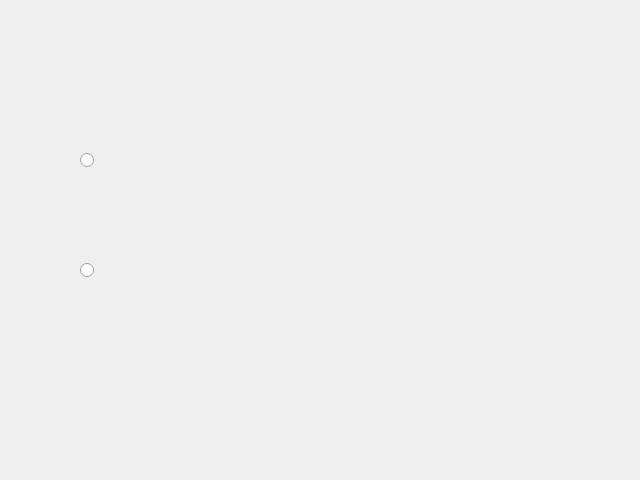
<?xml version="1.0" encoding="UTF-8"?>
<ui version="4.0">
 <class>choose_what_tou_want</class>
 <widget class="QDialog" name="choose_what_tou_want">
  <property name="geometry">
   <rect>
    <x>0</x>
    <y>0</y>
    <width>640</width>
    <height>480</height>
   </rect>
  </property>
  <property name="windowTitle">
   <string>Dialog</string>
  </property>
  <widget class="QLabel" name="label">
   <property name="geometry">
    <rect>
     <x>0</x>
     <y>0</y>
     <width>640</width>
     <height>480</height>
    </rect>
   </property>
   <property name="text">
    <string/>
   </property>
   <property name="pixmap">
    <pixmap resource="bgi.qrc">:/new/prefix1/bgi/choose what you want.jpg</pixmap>
   </property>
   <property name="scaledContents">
    <bool>true</bool>
   </property>
  </widget>
  <widget class="QTextEdit" name="chooseWhatYouWant">
   <property name="geometry">
    <rect>
     <x>190</x>
     <y>90</y>
     <width>371</width>
     <height>241</height>
    </rect>
   </property>
   <property name="styleSheet">
    <string notr="true">background:transparent;
border:transparent</string>
   </property>
  </widget>
  <widget class="QRadioButton" name="chooseNextSlot">
   <property name="geometry">
    <rect>
     <x>80</x>
     <y>110</y>
     <width>471</width>
     <height>101</height>
    </rect>
   </property>
   <property name="text">
    <string/>
   </property>
  </widget>
  <widget class="QRadioButton" name="beOnWaitnglist">
   <property name="geometry">
    <rect>
     <x>80</x>
     <y>220</y>
     <width>471</width>
     <height>101</height>
    </rect>
   </property>
   <property name="text">
    <string/>
   </property>
  </widget>
 </widget>
 <resources>
  <include location="bgi.qrc"/>
 </resources>
 <connections/>
</ui>
